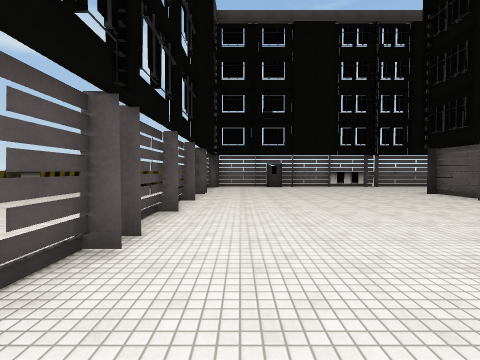
view 1 (above)

16 first-person views from a walk through a 3-D level made in the Unity game engine. The camera is 1.5 m above the floor, tilts 2° down and sees 85° across. The floor is counted in squares, 2 m on a side. Each view is taken from the middle of a square. On the plan, view 1 faces up. The plan holds only what a view shows up to about 9 squares ahead; the rest is blank. The place goes on beyond the plan. The player is left out. Some surface patterns are stand-ins.

view 2
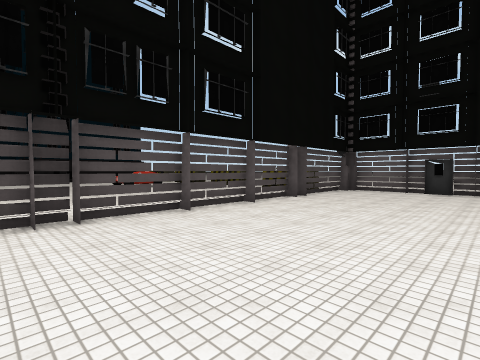

view 3
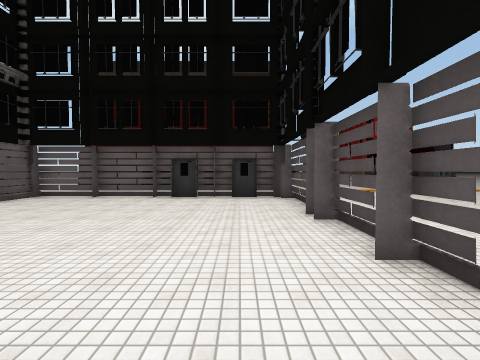

view 4
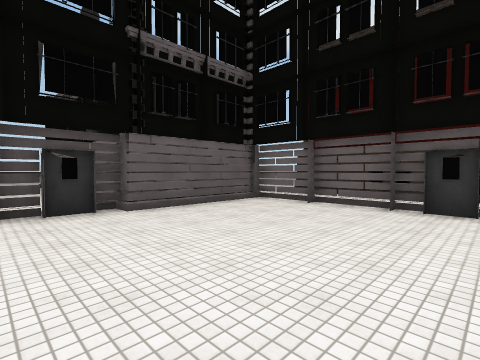

view 5
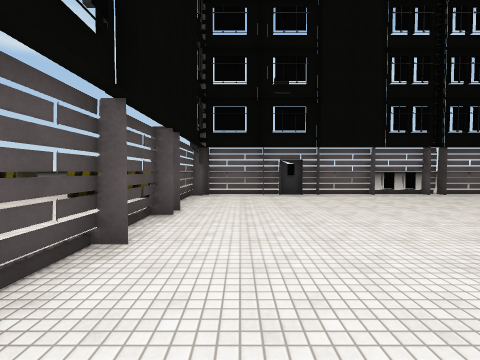

view 6
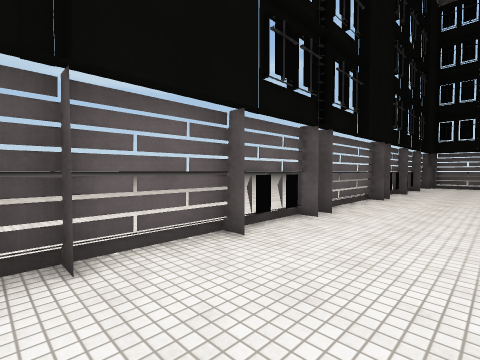

view 7
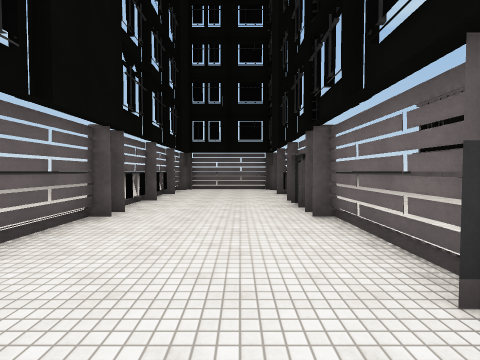

view 8
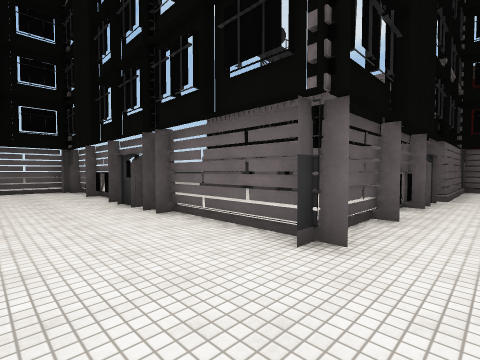

view 9
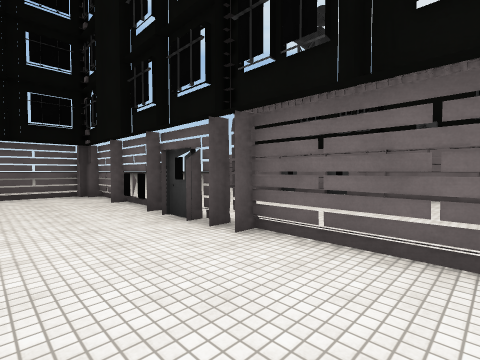

view 10
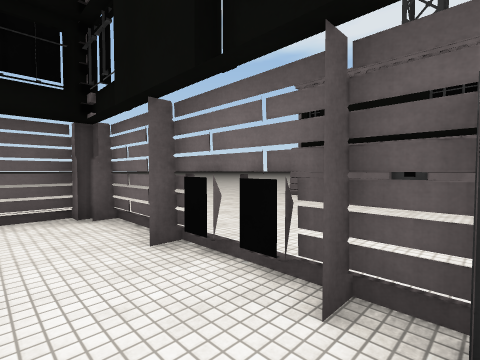

view 11
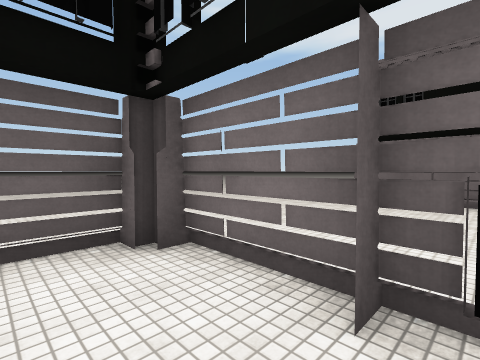

view 12
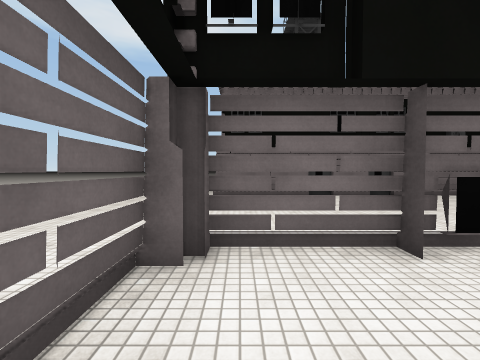

view 13
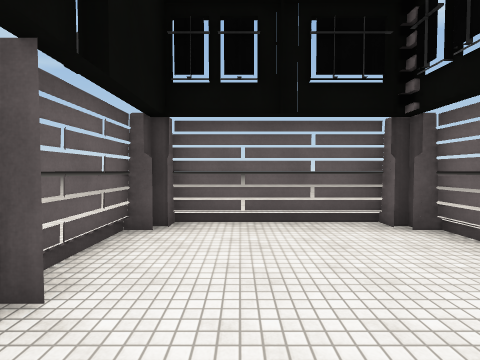

view 14
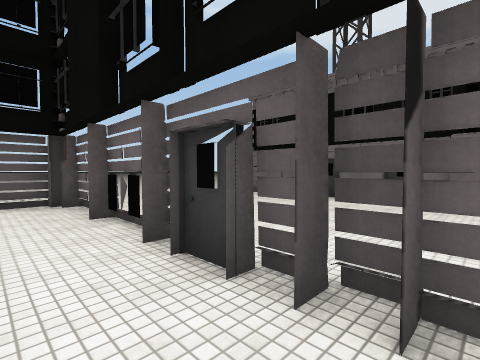

view 15
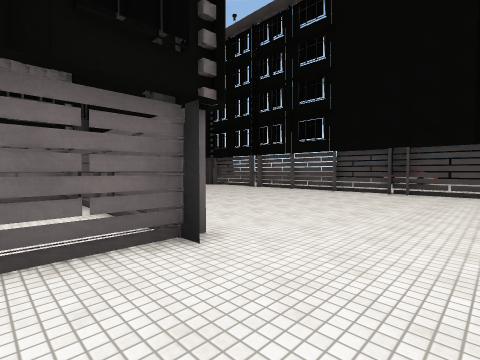

view 16
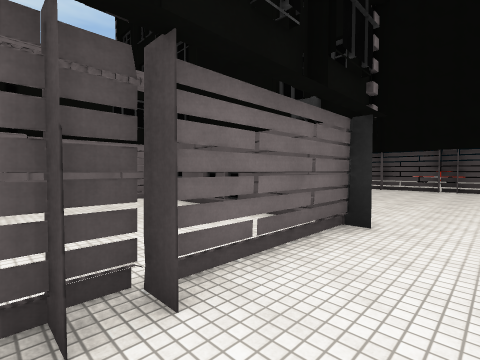

### Floor plan
Key: @ floor where view 1 was taken; # wall or solid block; . floor; = window, fence, low wall or low ledge; ^ raised ledge; T thing the floor can be seen under or through.
Columns run from 4 left of view 1 to 16 right of it. Each row starts with its distance up from view 1.
 13       ...T####.  .##.
 12    #.TT.T.....#.##..#
 11 ^^#.................#
 10   #.................#
  9  .T..........#####.##
  8  .T.......#==##.====.
  7  .T........#.........
  6  ..T......#..........
  5  ..T......#..........
  4  .T.......#..........
  3  .T.......###########
  2  .T.......#
  1  .T.......#
  0  .#.@.....#
 -1    ########
 -2       .....
 -3       ####

Positions as (right, up) in squares from view 1, and headings:
1: (0, 0), facing up
2: (3, 2), facing up-left
3: (0, 7), facing down
4: (1, 5), facing down-right
5: (0, 4), facing up
6: (2, 10), facing up-right
7: (5, 10), facing right
8: (5, 11), facing down-right
9: (7, 11), facing down-right
10: (11, 10), facing down-right
11: (13, 10), facing down-right
12: (15, 11), facing down
13: (12, 11), facing right
14: (9, 10), facing down-right
15: (8, 11), facing down-left
16: (10, 10), facing down-left
